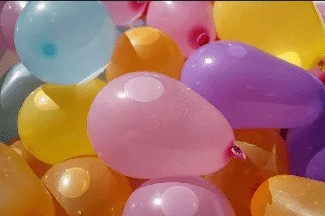
#> input picture Image Processing/HSV color space/Balloons Detection/Balloon.jpg, 325 x 216 px, given in place of the camera
$ python main.py
#> lines starting #> are read from the running program, lines starting #| are printed output that depends on the picture; after the words box and inside, x2 and y2 are one past the last pixel; in counts of white or black regions, pixels touching at a corner belong together
import cv2
import numpy as np


cap = cv2.VideoCapture(0)
text_color = "Unknown"
font = cv2.FONT_HERSHEY_DUPLEX
color=(0,0,0)

while True:
    ret , frame = cap.read()
#> frame is the input picture: shape (216, 325, 3); mean B, G, R 99.3, 115, 169
    frame=cv2.flip(frame,1)
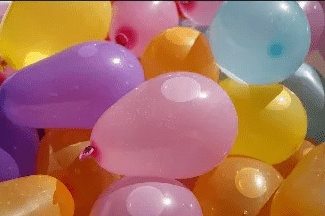
#> frame: shape (216, 325, 3); mean B, G, R 99.3, 115, 169

    blurred_frame = cv2.GaussianBlur(frame, (51, 51), 0)
    x1, y1 = 100, 100
    x2, y2 = 300, 300
    blurred_frame[y1:y2, x1:x2] = frame[y1:y2, x1:x2]


    cv2.rectangle(blurred_frame,[100,100],[300,300],0,2)
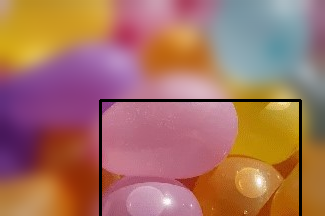
#> blurred_frame: shape (216, 325, 3); mean B, G, R 97.9, 113.2, 166.1
    mask = frame[y1:y2, x1:x2]
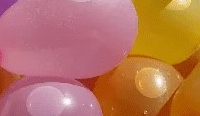
#> mask: shape (116, 200, 3); mean B, G, R 91.8, 116.4, 184.2

    mask_HSV = cv2.cvtColor(mask,cv2.COLOR_BGR2HSV)
#> mask_HSV: shape (116, 200, 3); mean H, S, V 103, 147.8, 184.2

    H,S,V = cv2.split(mask_HSV)
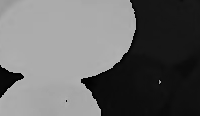
#> H: shape (116, 200); min 0, max 179, mean 103
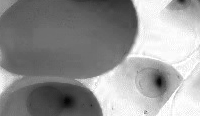
#> S: shape (116, 200); min 6, max 255, mean 147.8
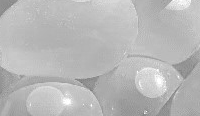
#> V: shape (116, 200); min 113, max 255, mean 184.2
    H_mean = np.mean(H)
#> H_mean = 103

    if 0 < H_mean < 20 or 170 < H_mean < 180:
        text_color = "Red"
        color = (0,0,255)
    elif 15 < H_mean < 25:
        text_color = "Orange"
        color = (0,165,255)
    elif 25 < H_mean < 35:
        text_color = "Yellow"
        color = (0,255,255)
    elif 35 < H_mean < 80:
        text_color = "Green"
        color = (0,255,0)
    elif 80 < H_mean < 125:
        text_color = "Blue"
        color = (255,0,0)
    elif 125 < H_mean < 160:
        text_color = "Purple"
        color = (128,0,128)

    if np.mean(S) < 20 and np.mean(V) > 200:
        text_color = "White"
        color = (255, 255, 255)

    cv2.putText(blurred_frame,text_color,[50,50],font,1,color)
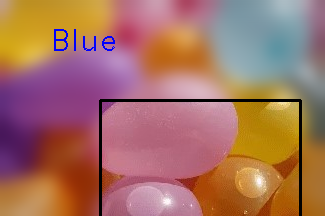
#> blurred_frame: shape (216, 325, 3); 0.48% of pixels changed, all inside (x1, y1, x2, y2) = (54, 29, 115, 51)
    cv2.imshow("Webcam",blurred_frame)
    if cv2.waitKey(25) == ord("q"):
#> (key q is pressed here)
        break

cap.release()
